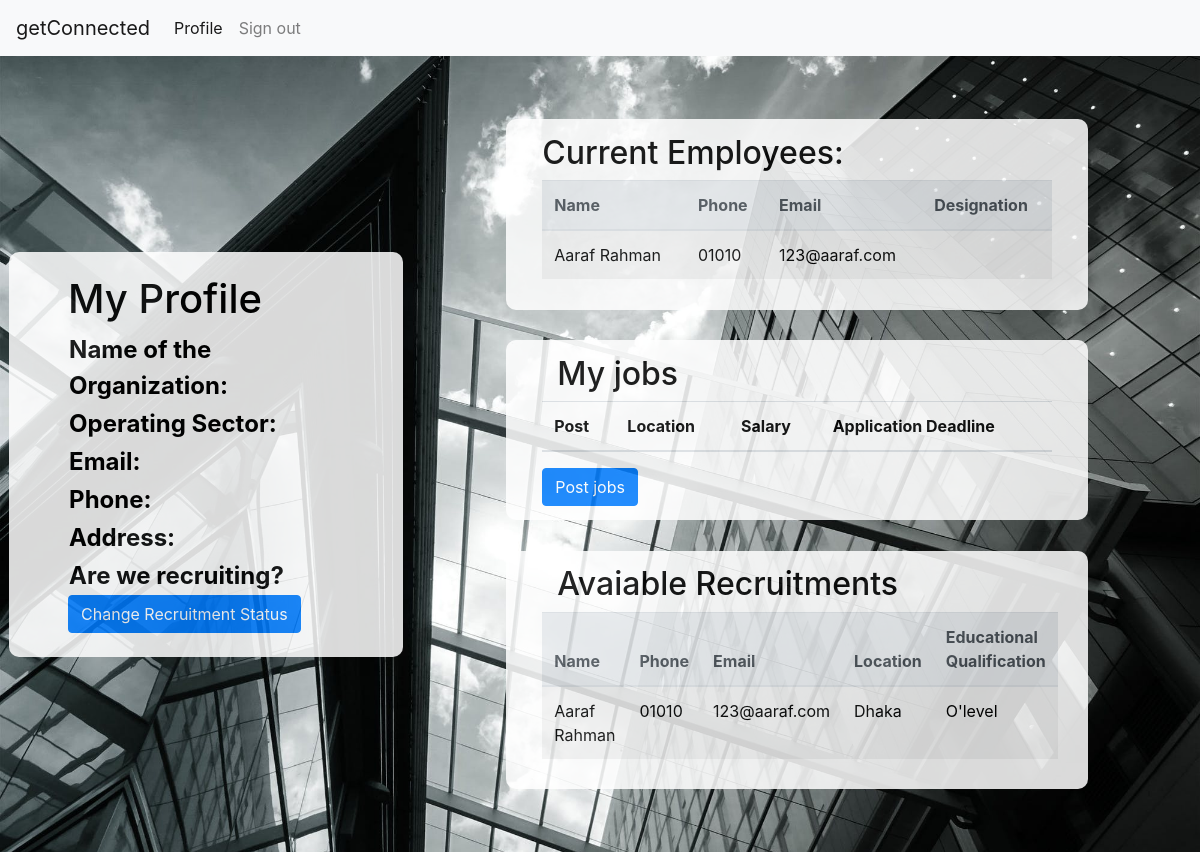
The app's page /linkedin/com_profile.php with its own data.
### tables this page shows
CREATE TABLE `employee` (
  `id` int(11) NOT NULL,
  `name` varchar(100) NOT NULL,
  `address` varchar(100) NOT NULL,
  `phone` varchar(11) NOT NULL,
  `email` varchar(100) NOT NULL,
  `education` varchar(100) NOT NULL,
  `emp_status` varchar(100) NOT NULL,
  `location` varchar(100) NOT NULL,
  `company` varchar(100) NOT NULL,
  `designation` varchar(100) NOT NULL,
  `skills_1` varchar(100) NOT NULL,
  `username` varchar(100) NOT NULL,
  `password` varchar(100) NOT NULL
);

### linkedin/com_profile.php (the view, shortened to what this page needs)
<!DOCTYPE html>
<html>
<head>
	<link rel="stylesheet" type="text/css" href="style.css">
	<?php
		include 'connect.php';
		$emp_id= $_SESSION['emp_id'];
		$sql= "SELECT * from employer where id= '$emp_id'";
		$res= mysqli_query($db, $sql);
		$res2= mysqli_fetch_array($res);
		?>
</head>
<body>
	<nav class="navbar navbar-expand-lg navbar-light bg-light">
  <a class="navbar-brand" href="com_profile.php">getConnected</a>
  <div class="collapse navbar-collapse" id="navbarNavDropdown">
    <ul class="navbar-nav">
      <li class="nav-item active">
        <a class="nav-link" href="com_profile.php">Profile <span class="sr-only">(current)</span></a>
      </li>
      <li class="nav-item">
        <a class="nav-link my-2 my-lg-0" href=".">Sign out</a>
      </li>
    </ul>
  </div>
</nav>
	<div class="background">
		<div class="row table-section">
			<div class= "col-lg-4 container jumbotron profile opacity">
			<h1>My Profile</h1>
			<table>
			<tr><td class="item">Name of the Organization:</td>
				<td><?php echo "$res2[1]"; ?></td></tr>
			<tr><td class="item">Operating Sector:</td>
			 <td><?php echo "$res2[2]"; ?></td></tr>
			<tr><td class="item">Email:</td>
				<td><?php echo "$res2[4]"; ?></td> </tr>
			<tr><td class="item">Phone:</td>
			<td> <?php echo "$res2[3]"; ?></td></tr>
			<tr><td class="item">Address:</td>
				<td><?php echo "$res2[5]"; ?></td>	</tr>
			<tr><td class="item">Are we recruiting?</td>
				<td><?php echo "$res2[6]";?></td></tr>
			</table>
			<a href="update.php" class="btn btn-primary">Change Recruitment Status</a>
			</div>
			<div class="col-lg-8">
				<div class="table-section">
				<div class="container-fluid opacity">
				<h2>Current Employees:</h2>
				<?php
				$sql2= "SELECT * from employee where company = '$res2[1]'";
				$res3= mysqli_query($db, $sql2);
				?>
     			<table class= "table table-striped">
     				<thead class="thead-light">
   				<tr><th scope="col">Name</th><th>Phone</th><th>Email</th><th>Designation</th></tr>
   				</thead>
   				<?php
   				while ($row= mysqli_fetch_assoc($res3)) {
					echo "<tr><td>{$row['name']}</td><td>{$row['phone']}</td><td>{$row['email']}</td><td>{$row['designation']}</td></tr>";
				}
				?>
				</table>
				</div>
				</div>
				<div class="table-section">
				<div class="opacity" >
			<h2 class="container-fluid " >My jobs</h2>
			<table class= "table table-striped container-fluid">
	     			<thead>
	   				<tr><th>Post</th><th>Location</th><th>Salary</th><th>Application Deadline</th></tr>
	   				</thead>
					</table>
					<a href="post_new_job.php" class= "btn btn-primary">Post jobs</a>
			</div>
			</div>
			<div class="table-section">
			<div class="opacity">
			<h2 class="container-fluid" >Avaiable Recruitments</h2>
			<?php
				$sql4= "SELECT * from employee where emp_status= 'unemployed'";
				$res5= mysqli_query($db, $sql4);
			?>
			<table class= "table table-striped container-fluid">
     			<thead class="thead-light">
   				<tr><th>Name</th><th>Phone</th><th>Email</th><th>Location</th><th>Educational Qualification</th></tr>
   				</thead>
   				<?php
   				while ($row= mysqli_fetch_assoc($res5)) {
					echo "<tr><td>{$row['name']}</td><td>{$row['phone']}</td><td>{$row['email']}</td><td>{$row['location']}</td>
					<td>{$row['education']}</td>";
				}
				?>
				</table>
		</div>
	</div>
			</div>
		</div>
	</div>
</body>
</html>

### linkedin/com_profile.php (style rules this page uses)
.profile { height: 300%; }
.item { font-size: 150%; font-weight: bold; }
.background { background-image: url("images/comp_profile.jpeg"); width: 100%; height: 100%; background-position: center; background-repeat: no-repeat; background-size: cover; padding-top: 2%; padding-bottom: 2%; }
.opacity { background-color: white; color: black; opacity: 0.85; margin: auto; padding: 5%; padding-top: 2%; padding-bottom: 2%; border-radius: 10px; width: 80%; }
.table-section { padding:2%; }

### records on screen
employee: name "Aaraf Rahman", phone "01010", email "123@aaraf.com", location "Dhaka", education "O'level"
